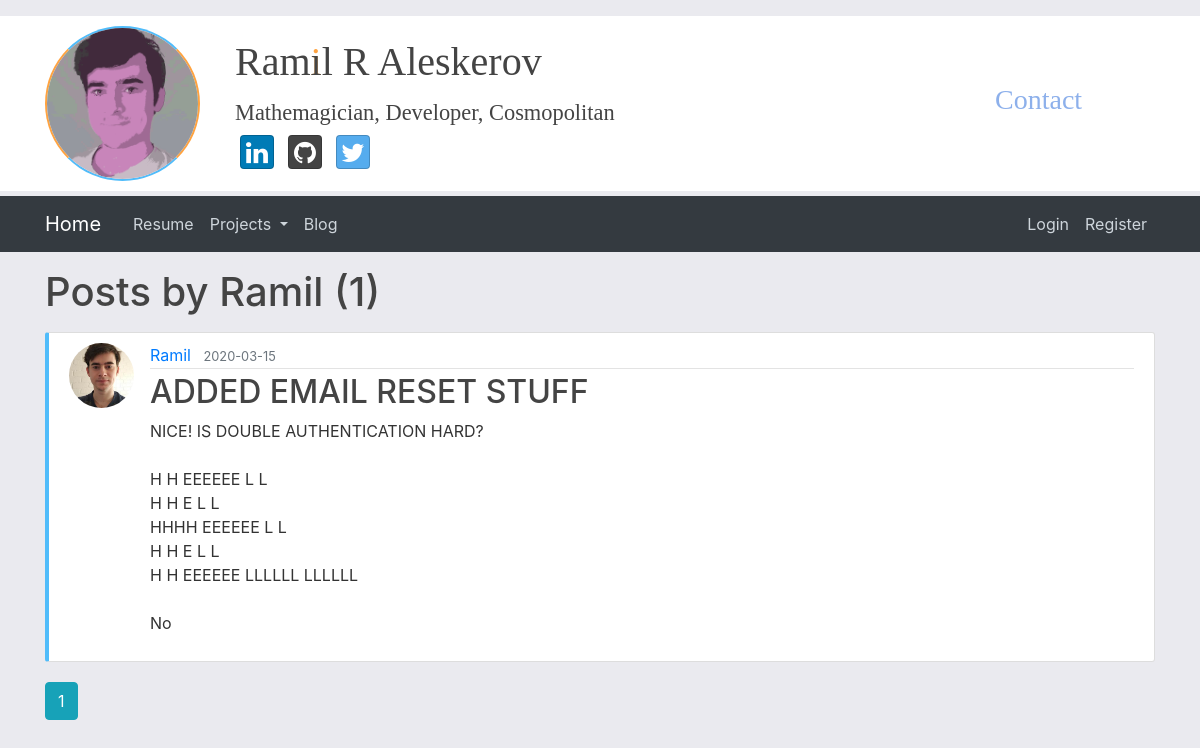
Before: /user/Ramil with the older database file.
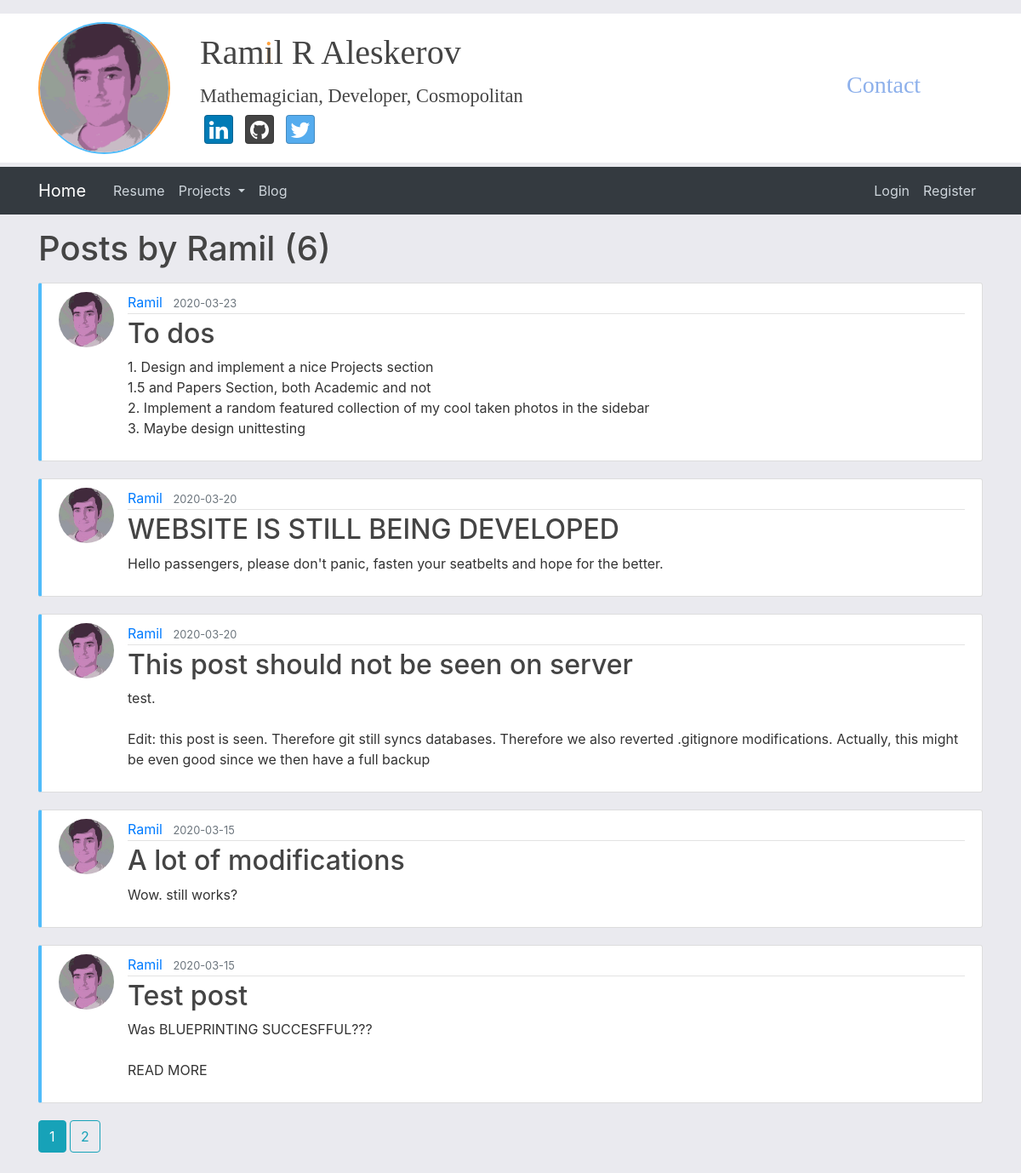
After: the same page with the newer database file.
### flaskblog/models.py (models this page shows, shortened)
class Post(db.Model):
    id = db.Column(db.Integer, primary_key=True)
    title = db.Column(db.String(100), nullable=False)
    date_posted = db.Column(db.DateTime, nullable=False, default=datetime.utcnow)
    content = db.Column(db.Text, nullable=False)
    user_id = db.Column(db.Integer, db.ForeignKey('user.id'), nullable=False)

class User(db.Model, UserMixin):
    id = db.Column(db.Integer, primary_key=True)
    username = db.Column(db.String(20), unique=True, nullable=False)
    email = db.Column(db.String(120), unique=True, nullable=False)
    image_file = db.Column(db.String(20), nullable=False, default='default.jpg')
    password = db.Column(db.String(60), nullable=False)
    posts = db.relationship('Post', backref='author', lazy=True)

### flaskblog/users/routes.py (the view)
@users.route("/user/<string:username>")
def user_posts(username):
    page = request.args.get('page', 1, type=int)
    user = User.query.filter_by(username=username).first_or_404()
    posts = Post.query.filter_by(author=user)\
        .order_by(Post.date_posted.desc())\
        .paginate(page=page, per_page=5)
    return render_template('user_posts.html', posts=posts, user=user)

### flaskblog/templates/user_posts.html
{% extends "layout.html" %}
{% block content %}
    <h1 class="mb-3"> Posts by {{ user.username }} ({{ posts.total }})</h1>
    {% for post in posts.items %}
        <article class="media content-section">
          <img class="rounded-circle article-img" src="{{ url_for('static', filename='profile_pics/' + post.author.image_file) }}">
          <div class="media-body">
            <div class="article-metadata">
              <a class="mr-2" href="{{ url_for('users.user_posts', username=post.author.username) }}">{{ post.author.username }}</a>
              <small class="text-muted">{{ post.date_posted.strftime('%Y-%m-%d') }}</small>
            </div>
            <h2><a class="article-title" href="{{ url_for('posts.post', post_id=post.id) }}">{{ post.title }}</a></h2>
            <p class="article-content">{{ post.content }}</p>
          </div>
        </article>
    {% endfor %}
    {% for page_num in posts.iter_pages(left_edge=1, right_edge=1, left_current=1, right_current=2) %}
      {% if page_num %}
        {% if posts.page == page_num %}
          <a class="btn btn-info mb-4" href="{{ url_for('users.user_posts', username=user.username, page=page_num) }}"> {{ page_num }} </a>
        {% else %}
          <a class="btn btn-outline-info mb-4" href="{{ url_for('users.user_posts', username=user.username, page=page_num) }}"> {{ page_num }} </a>
        {% endif %}
      {% else %}
        ...
      {% endif %}
    {% endfor %}
{% endblock content %}

Changed rows visible on the page:
no longer on this page (row unchanged): Post: image_file (picture), author.username "Ramil", date_posted "2020-03-15", title "ADDED EMAIL RESET STUFF", content "NICE! IS DOUBLE AUTHENTICATION HARD? H H EEEEEE L L H H E L L HHHH EEEEEE L L H H E L L H H EEEEEE LLLLLL LLLLLL No"
added Post: image_file (picture), author.username "Ramil", date_posted "2020-03-23", title "To dos", content "1. Design and implement a nice Projects section 1.5 and Papers Section, both Academic and not 2. Implement a random featured collection of my cool taken photos in the sidebar 3. Maybe design unittesting"
added Post: image_file (picture), author.username "Ramil", date_posted "2020-03-20", title "WEBSITE IS STILL BEING DEVELOPED", content "Hello passengers, please don't panic, fasten your seatbelts and hope for the better."
added Post: image_file (picture), author.username "Ramil", date_posted "2020-03-20", title "This post should not be seen on server", content "test. Edit: this post is seen. Therefore git still syncs databases. Therefore we also reverted .gitignore modifications. Actually, this might be even good since we then have a full backup"
added Post: image_file (picture), author.username "Ramil", date_posted "2020-03-15", title "A lot of modifications", content "Wow. still works?"
added Post: image_file (picture), author.username "Ramil", date_posted "2020-03-15", title "Test post", content "Was BLUEPRINTING SUCCESFFUL??? READ MORE"
Other visible differences:
{{ posts.total }}: "1" → "6"
new list line: "2"
